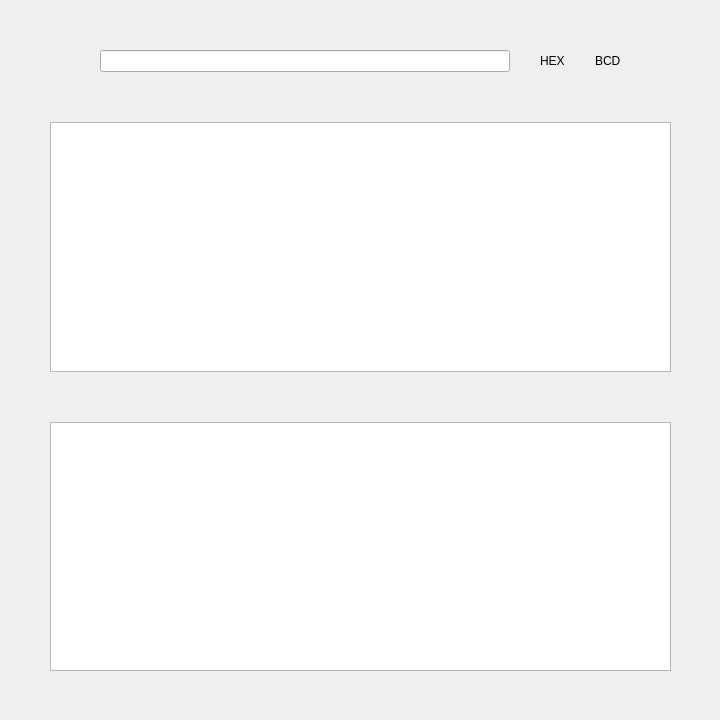
<?xml version="1.0" encoding="UTF-8"?>
<ui version="4.0">
 <class>MainWindow</class>
 <widget class="QMainWindow" name="MainWindow">
  <property name="geometry">
   <rect>
    <x>0</x>
    <y>0</y>
    <width>720</width>
    <height>720</height>
   </rect>
  </property>
  <property name="windowTitle">
   <string>MainWindow</string>
  </property>
  <widget class="QWidget" name="centralWidget">
   <widget class="QWidget" name="verticalLayoutWidget">
    <property name="geometry">
     <rect>
      <x>0</x>
      <y>0</y>
      <width>721</width>
      <height>721</height>
     </rect>
    </property>
    <layout class="QVBoxLayout" name="verticalLayout">
     <property name="spacing">
      <number>50</number>
     </property>
     <property name="leftMargin">
      <number>50</number>
     </property>
     <property name="topMargin">
      <number>50</number>
     </property>
     <property name="rightMargin">
      <number>50</number>
     </property>
     <property name="bottomMargin">
      <number>50</number>
     </property>
     <item>
      <layout class="QHBoxLayout" name="horizontalLayout">
       <property name="spacing">
        <number>30</number>
       </property>
       <property name="leftMargin">
        <number>50</number>
       </property>
       <property name="rightMargin">
        <number>50</number>
       </property>
       <item>
        <widget class="QLineEdit" name="lineEdit"/>
       </item>
       <item>
        <widget class="QLabel" name="label">
         <property name="text">
          <string>HEX</string>
         </property>
        </widget>
       </item>
       <item>
        <widget class="QLabel" name="label_2">
         <property name="text">
          <string>BCD</string>
         </property>
        </widget>
       </item>
      </layout>
     </item>
     <item>
      <widget class="QTableWidget" name="tableWidget_2"/>
     </item>
     <item>
      <widget class="QTableWidget" name="tableWidget"/>
     </item>
    </layout>
   </widget>
  </widget>
 </widget>
 <layoutdefault spacing="6" margin="11"/>
 <resources/>
 <connections/>
</ui>
